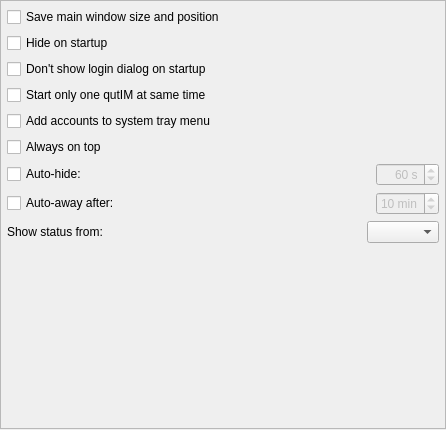
<?xml version="1.0" encoding="UTF-8"?>
<ui version="4.0">
 <class>mainSettingsClass</class>
 <widget class="QWidget" name="mainSettingsClass">
  <property name="geometry">
   <rect>
    <x>0</x>
    <y>0</y>
    <width>446</width>
    <height>430</height>
   </rect>
  </property>
  <property name="windowTitle">
   <string>mainSettings</string>
  </property>
  <layout class="QGridLayout" name="gridLayout">
   <property name="leftMargin">
    <number>0</number>
   </property>
   <property name="topMargin">
    <number>0</number>
   </property>
   <property name="rightMargin">
    <number>0</number>
   </property>
   <property name="bottomMargin">
    <number>1</number>
   </property>
   <item row="0" column="0">
    <widget class="QFrame" name="frame">
     <property name="frameShape">
      <enum>QFrame::StyledPanel</enum>
     </property>
     <property name="frameShadow">
      <enum>QFrame::Raised</enum>
     </property>
     <layout class="QGridLayout" name="gridLayout_2">
      <property name="margin">
       <number>6</number>
      </property>
      <item row="0" column="0">
       <layout class="QVBoxLayout" name="verticalLayout">
        <item>
         <widget class="QCheckBox" name="sizePosBox">
          <property name="text">
           <string>Save main window size and position</string>
          </property>
         </widget>
        </item>
        <item>
         <widget class="QCheckBox" name="hideBox">
          <property name="text">
           <string>Hide on startup</string>
          </property>
         </widget>
        </item>
        <item>
         <widget class="QCheckBox" name="loginDialogBox">
          <property name="text">
           <string>Don't show login dialog on startup</string>
          </property>
         </widget>
        </item>
        <item>
         <widget class="QCheckBox" name="singleBox">
          <property name="text">
           <string>Start only one qutIM at same time</string>
          </property>
         </widget>
        </item>
        <item>
         <widget class="QCheckBox" name="menuAccountBox">
          <property name="text">
           <string>Add accounts to system tray menu</string>
          </property>
         </widget>
        </item>
        <item>
         <widget class="QCheckBox" name="onTopBox">
          <property name="text">
           <string>Always on top</string>
          </property>
         </widget>
        </item>
        <item>
         <layout class="QHBoxLayout" name="horizontalLayout">
          <item>
           <widget class="QCheckBox" name="ahideBox">
            <property name="text">
             <string>Auto-hide:</string>
            </property>
           </widget>
          </item>
          <item>
           <widget class="QSpinBox" name="secondsBox">
            <property name="enabled">
             <bool>false</bool>
            </property>
            <property name="sizePolicy">
             <sizepolicy hsizetype="Fixed" vsizetype="Fixed">
              <horstretch>0</horstretch>
              <verstretch>0</verstretch>
             </sizepolicy>
            </property>
            <property name="layoutDirection">
             <enum>Qt::LeftToRight</enum>
            </property>
            <property name="alignment">
             <set>Qt::AlignRight|Qt::AlignTrailing|Qt::AlignVCenter</set>
            </property>
            <property name="suffix">
             <string> s</string>
            </property>
            <property name="maximum">
             <number>3600</number>
            </property>
            <property name="value">
             <number>60</number>
            </property>
           </widget>
          </item>
         </layout>
        </item>
        <item>
         <layout class="QHBoxLayout" name="horizontalLayout_3">
          <item>
           <widget class="QCheckBox" name="autoAwayBox">
            <property name="text">
             <string>Auto-away after:</string>
            </property>
           </widget>
          </item>
          <item>
           <widget class="QSpinBox" name="awayMinBox">
            <property name="enabled">
             <bool>false</bool>
            </property>
            <property name="sizePolicy">
             <sizepolicy hsizetype="Fixed" vsizetype="Fixed">
              <horstretch>0</horstretch>
              <verstretch>0</verstretch>
             </sizepolicy>
            </property>
            <property name="suffix">
             <string> min</string>
            </property>
            <property name="minimum">
             <number>2</number>
            </property>
            <property name="maximum">
             <number>60</number>
            </property>
            <property name="value">
             <number>10</number>
            </property>
           </widget>
          </item>
         </layout>
        </item>
        <item>
         <layout class="QHBoxLayout" name="horizontalLayout_2">
          <item>
           <widget class="QLabel" name="label">
            <property name="sizePolicy">
             <sizepolicy hsizetype="Preferred" vsizetype="Preferred">
              <horstretch>0</horstretch>
              <verstretch>0</verstretch>
             </sizepolicy>
            </property>
            <property name="text">
             <string>Show status from:</string>
            </property>
            <property name="scaledContents">
             <bool>true</bool>
            </property>
           </widget>
          </item>
          <item>
           <widget class="QComboBox" name="accountComboBox">
            <property name="sizePolicy">
             <sizepolicy hsizetype="Fixed" vsizetype="Fixed">
              <horstretch>0</horstretch>
              <verstretch>0</verstretch>
             </sizepolicy>
            </property>
           </widget>
          </item>
         </layout>
        </item>
        <item>
         <spacer name="verticalSpacer">
          <property name="orientation">
           <enum>Qt::Vertical</enum>
          </property>
          <property name="sizeHint" stdset="0">
           <size>
            <width>419</width>
            <height>180</height>
           </size>
          </property>
         </spacer>
        </item>
       </layout>
      </item>
     </layout>
    </widget>
   </item>
  </layout>
 </widget>
 <layoutdefault spacing="6" margin="11"/>
 <resources/>
 <connections>
  <connection>
   <sender>ahideBox</sender>
   <signal>toggled(bool)</signal>
   <receiver>secondsBox</receiver>
   <slot>setEnabled(bool)</slot>
   <hints>
    <hint type="sourcelabel">
     <x>59</x>
     <y>157</y>
    </hint>
    <hint type="destinationlabel">
     <x>413</x>
     <y>163</y>
    </hint>
   </hints>
  </connection>
  <connection>
   <sender>autoAwayBox</sender>
   <signal>toggled(bool)</signal>
   <receiver>awayMinBox</receiver>
   <slot>setEnabled(bool)</slot>
   <hints>
    <hint type="sourcelabel">
     <x>150</x>
     <y>199</y>
    </hint>
    <hint type="destinationlabel">
     <x>390</x>
     <y>190</y>
    </hint>
   </hints>
  </connection>
 </connections>
</ui>
